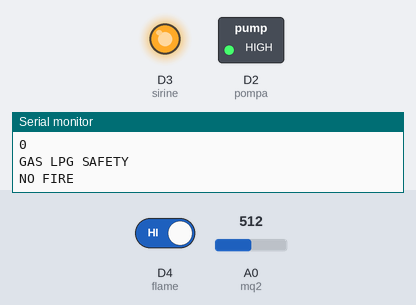
This sketch was run on a simulated ESP8266 (NodeMCU). On the bench: switched loads named in the sketch (green lamp = pin HIGH), output pins drawn as LEDs (lit = HIGH), the last lines printed to the serial monitor. The test bench sets the inputs (shaded band); at power-on: D4 (flame) HIGH, A0 (mq2) = 512. WiFi joins after 1.5 s; servers stay silent unless stated.

Above: at 3.0 s.
3.1 s: D4 (flame) driven LOW
At 5.0 s:
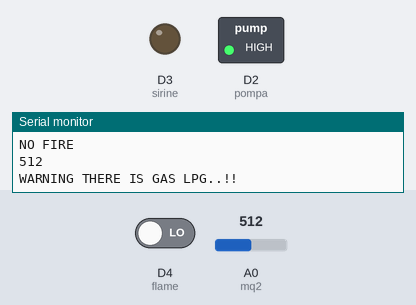
10.3 s: A0 (mq2) set to 43
16.3 s: A0 (mq2) set to 36
At 25.8 s:
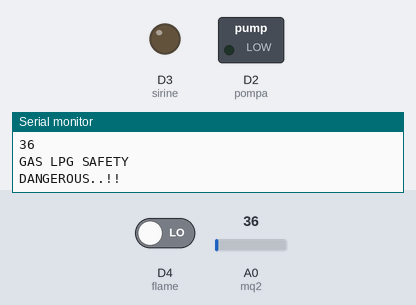
26.3 s: A0 (mq2) set to 122
At 27.2 s:
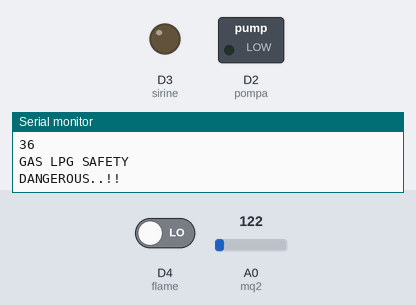
32.3 s: A0 (mq2) set to 30
At 40.6 s:
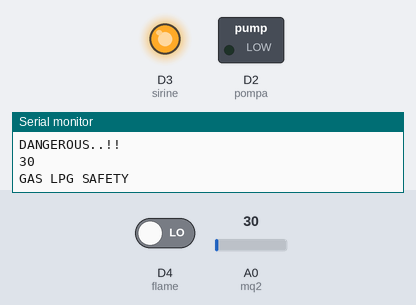
Timing chart, 0 to 42.4 s (numbered marks = the images above; inputs shaded):
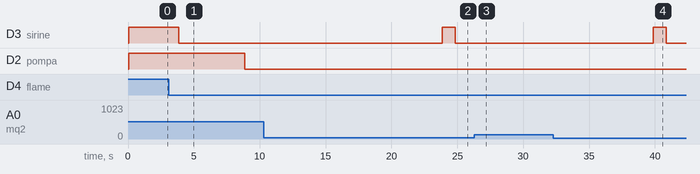

Measured:
- the behaviour switches between 41 and 40 on A0 (mq2) (found by bisection; images 1 and 2)
- after the input at 3.1 s, D3 (sirine): goes on until 3.9 s, then stays LOW; D2 (pompa): HIGH → LOW after 5.8 s
- after the input at 16.3 s, D3 (sirine): LOW → HIGH after 7.6 s, → LOW 1.0 s later
- after the input at 26.3 s, D3 (sirine): stays LOW (without the input it goes to HIGH after 3.6 s)
- after the input at 32.3 s, D3 (sirine): LOW → HIGH after 7.6 s, → LOW 1.0 s later

The sketch:

Rizky-Skripsi-130423.ino
```cpp
// BLYNK & LIBRARY ESP8266
#define BLYNK_TEMPLATE_ID "TMPL6TzTKhl-7"
#define BLYNK_TEMPLATE_NAME "Detection Gas LPG and Fire"
#define BLYNK_AUTH_TOKEN "_O9UjSxs2lsI2VH9W10e4rfa91iwbCDZ"
#define BLYNK_PRINT Serial
#include <ESP8266WiFi.h>
#include <BlynkSimpleEsp8266.h>
// BLYNK & LIBRARY ESP8266 END

// CONNECTION WIFI
char ssid[] = "rymond";
char pass[] = "87654321";
// CONNECTION WIFI END

BlynkTimer timer;

//INISIALISASI VARIABEL SENSOR GAS
int mq2 = A0;
int sensormq2;
//INISIALISASI VARIABEL SENSOR GAS END

//INISIALISASI VARIABEL SENSOR API
WidgetLCD lcd(V1);
int flame = D4;
int sensorflame = HIGH;
//INISIALISASI VARIABEL SENSOR API END

//INISIALISASI VARIABEL RELAY
const int sirine = D3;
const int pompa = D2;
int buttonsirine;
int buttonpompa;
int relayoff = HIGH;
int relayon = LOW;
//INISIALISASI VARIABEL RELAY END

//INISIALISASI INDIKATOR START
WidgetLED indikatorsirine(V3);
WidgetLED indikatorpompa(V5);
//INISIALISASI INDIKATOR END

//BLYNK BUTTON SIRINE
BLYNK_WRITE(V2) {
  buttonsirine = param.asInt();
  digitalWrite(sirine, buttonsirine);
  if (buttonsirine) {
    digitalWrite(sirine, relayon);
    indikatorsirine.on();
    delay(5000);
  } else {
    indikatorsirine.off();
    digitalWrite(sirine, relayoff);
  }
}
//BLYNK BUTTON SIRINE END

//BLYNK BUTTON POMPA
BLYNK_WRITE(V4) {
  buttonpompa = param.asInt();
  digitalWrite(pompa, buttonpompa);
  if (buttonpompa) {
    digitalWrite(pompa, relayon);
    indikatorpompa.on();
    delay(5000);
  } else {
    indikatorpompa.off();
    digitalWrite(pompa, relayoff);
  }
}
//BLYNK BUTTON POMPA END

//BLYNK GAUGE SENSOR GAS
void sendSensor() {
  sensormq2 = analogRead(mq2);
  Blynk.virtualWrite(V0, sensormq2);
}
//BLYNK GAUGE OUTPUT SENSOR GAS END

void setup() {
  Serial.begin(115200);
  delay(50);
  pinMode(mq2, INPUT);
  pinMode(flame, INPUT);
  pinMode(sirine, OUTPUT);
  pinMode(pompa, OUTPUT);
  digitalWrite(sirine, relayoff);
  digitalWrite(pompa, relayoff);
  Blynk.begin(BLYNK_AUTH_TOKEN, ssid, pass);
  timer.setInterval(1000L, sendSensor);
  Blynk.syncVirtual(V2);
  Blynk.syncVirtual(V4);
}

void loop() {
  sensorflame = digitalRead(flame);

  Blynk.run();
  timer.run();

  Serial.println(sensormq2);
  Serial.print("");

  //LCD BLYNK SENSOR API
  lcd.print(0, 0, "CURRENT STATE ?");
  //LCD BLYNK SENSOR API END

  //KONDISI SENSOR GAS
  if (sensormq2 > 40) {
    Serial.println("WARNING THERE IS GAS LPG..!!");
    digitalWrite(sirine, relayon);
    indikatorsirine.on();
    delay(5000);
  } else {
    Serial.println("GAS LPG SAFETY");
    digitalWrite(sirine, relayoff);
    indikatorsirine.off();
    delay(1000);
  }
  //KONDISI SENSOR GAS END

  ////KONDISI SENSOR API
  if (sensorflame == LOW) {
    lcd.print(0, 1, "THERE IS FIRE.!!");
    Serial.println("DANGEROUS..!!");
    digitalWrite(sirine, relayon);
    digitalWrite(pompa, relayon);
    indikatorsirine.on();
    indikatorpompa.on();
    delay(5000);
  } else {
    lcd.print(0, 1, "NO FIRE");
    Serial.println("NO FIRE");
    digitalWrite(sirine, relayoff);
    digitalWrite(pompa, relayoff);
    indikatorsirine.off();
    indikatorpompa.off();
    delay(1000);
  }
  //KONDISI SENSOR API END
  lcd.clear();
}
```
